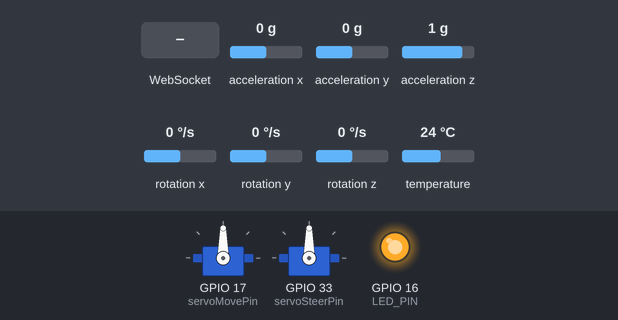
Bench run of a sketch on a simulated ESP32. Shown: 2 × servo, output pins drawn as LEDs (lit = HIGH). Dashed ring = blinking. The inputs (shaded band) are chosen by the test bench; at power-on: acceleration x 0 g, acceleration y 0 g, acceleration z 1 g, rotation x 0 °/s, rotation y 0 °/s, rotation z 0 °/s, temperature 24 °C. WiFi joins after 1.5 s; servers stay silent unless stated; what the sketch prints to the serial monitor is not drawn.

Above: at 2.7 s.
2.8 s: WebSocket text "f" received
At 5.6 s:
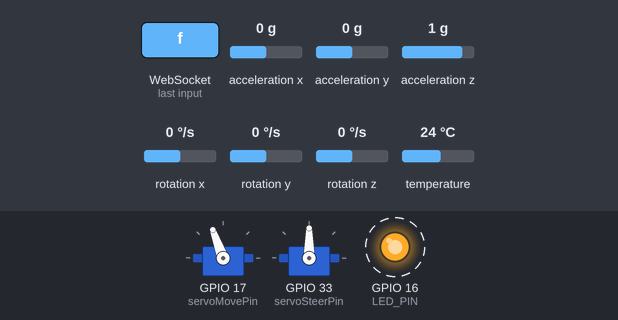
5.8 s: WebSocket text "b" received
At 7.5 s:
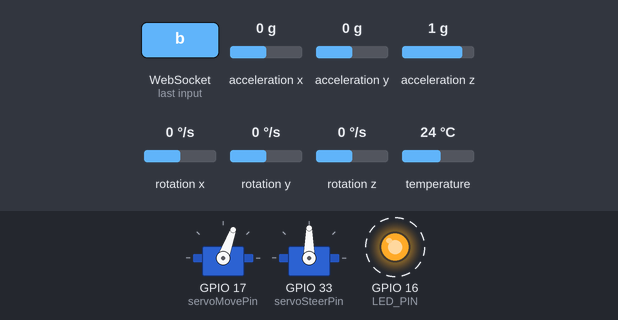
8.8 s: WebSocket text "r" received
At 11.6 s:
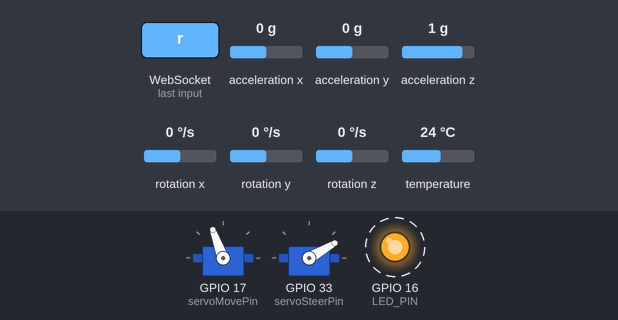
11.8 s: WebSocket text "s" received
At 11.95 s:
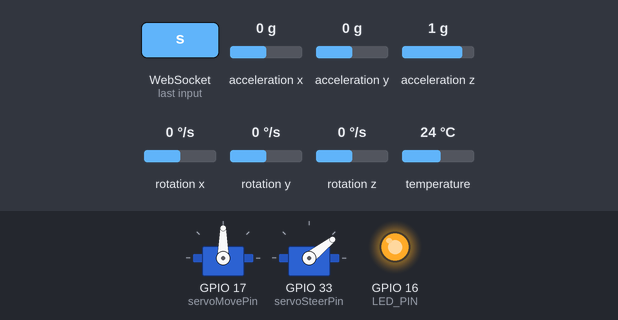
14.5 s: WebSocket text "l" received
At 17.2 s:
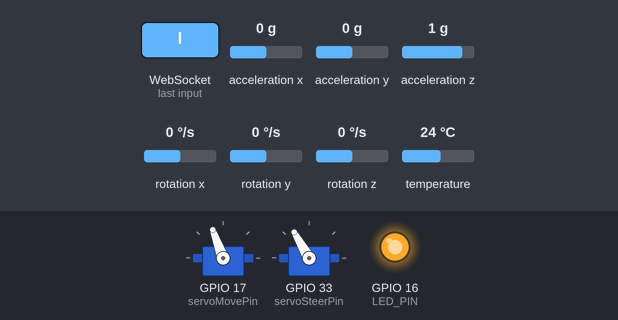
17.5 s: WebSocket text "s" received
At 17.68 s:
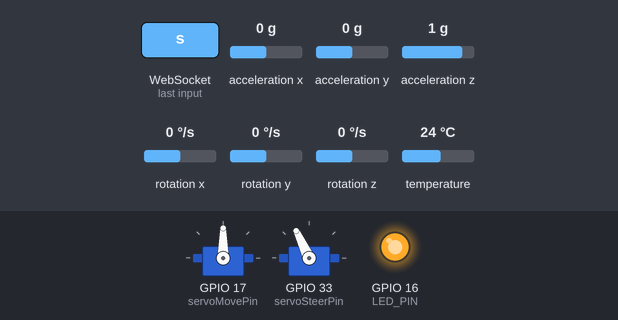
Timing chart, 0 to 20.5 s (numbered marks = the images above; inputs shaded):
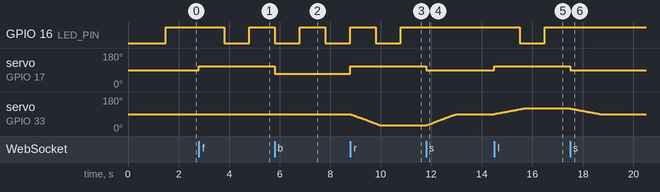

The sketch:

InteractiveV1.INO
```cpp
#include <WiFi.h>
#include <WebSocketsServer.h>
#include <Servo.h>
#include <Adafruit_MPU6050.h>
#include <Adafruit_Sensor.h>
#include <Wire.h>

//Opretter servomotrer, MPU og WebSocketServer
Servo servoMove;
Servo servoSteer;
Adafruit_MPU6050 mpu;
WebSocketsServer webSocket = WebSocketsServer(81);

//Variabler som holder styr på dele af programmet
char first_char; //Benyttes til at skive WebSocket-input ind i
int LEDto = 0; //Holder øje med timing af LED
bool LEDstate = false; //Holder øje med, hvordan LED skal være
int turn = 1; //Holder øje med position af roret (0, 1 eller 2)
int turnValue = 90; //Holder øje med værdi af ror således at den kan bevæge sig langsomt
int servoSteerWait; //Tæller millis for hvor hurtigt roret kan dreje
double compass; //Gemmer kompasretning - normalt fortæller MPU'en kun forskellen
int compassWait; //Tæller millis for hvor hurtigt heading skal sendes

//Info om nettet den skal oprette forbindelse til
const char* ssid = "";
const char* password = "";

//Definere ben komponenter sidder på
#define LED_PIN 16
#define servoMovePin 17
#define servoSteerPin 33

void webSocketEvent(uint8_t num, WStype_t type, uint8_t * payload, size_t length) {
    //Får WebSocket input og bruger switch-case alt efter type. Case'ne er enum typer.
    switch(type) {
        case WStype_DISCONNECTED:

            Serial.printf("[%u] Disconnected!\n", num);
            digitalWrite(LED_PIN,LOW);
            servoMove.write(90);
            servoSteer.write(90);
            break;

        case WStype_CONNECTED:

              IPAddress ip = webSocket.remoteIP(num);
              Serial.printf("[%u] Connected from %d.%d.%d.%d url: %s\n", num, ip[0], ip[1], ip[2], ip[3], payload);
              digitalWrite(LED_PIN,HIGH);
            break;

        case WStype_TEXT:
            first_char = (char)payload[0];
            if (first_char == 'f') {
              Serial.println("Moving forward");
              servoMove.write(110);
              turn = 1;
              LEDstate = true;
            } else if (first_char == 's') {
              Serial.println("Stopping");
              servoMove.write(90);
              turn = 1;
              LEDstate = false;
            } else if (first_char == 'b') {
              Serial.println("Backing up");
              servoMove.write(70);
              turn = 1;
              LEDstate = true;
            } else if (first_char == 'r') {
              Serial.println("Backing up");
              servoMove.write(110);
              turn = 0;
              LEDstate = true;
            } else if (first_char == 'l') {
              Serial.println("Backing up");
              servoMove.write(110);
              turn = 2;
              LEDstate = true;
            } else {
              Serial.println("ABORT");
              servoMove.write(90);
              turn = 1;
              LEDstate = false;
            }
            break;
    }
}

void setup() {
  Serial.begin(9600);

  //LED setup
  pinMode(LED_PIN,OUTPUT);

  //Servo setup
  servoMove.attach(servoMovePin);
  servoSteer.attach(servoSteerPin);
  servoMove.write(90);
  servoSteer.write(90);

  //Starter med at oprette fobindelse til WebSocket-internet
  Serial.print("Connecting to ");
  Serial.println(ssid);
  WiFi.begin(ssid, password);

  //Skriver Serial prikker ind til forbindelsen er oprettet
  while (WiFi.status() != WL_CONNECTED) {
    delay(500);
    Serial.print(".");
  }

  // Print local IP address
  Serial.println("\nWiFi connected - IP address: ");
  Serial.println(WiFi.localIP());

  //Opretter forbindelse til p5.js
  webSocket.begin();
  webSocket.onEvent(webSocketEvent);

  //Opretter forbindelse til MPU
  if (!mpu.begin()) {
    Serial.println("Failed to find MPU6050 chip");
    while (1) {
      delay(10);
    }
  }
  mpu.setAccelerometerRange(MPU6050_RANGE_16_G);
  mpu.setGyroRange(MPU6050_RANGE_250_DEG);
  mpu.setFilterBandwidth(MPU6050_BAND_21_HZ);
}

void LEDController() {
//Styrer LED som blinker, hvis bilen kører, lyser konstant hvis der er forbindelse via WebSocket og ellers slukket
  if (LEDstate) {
    if (millis() >= LEDto) {
      LEDto = millis() + 2000;
    } else if (LEDto - millis() < 1000) {
      digitalWrite(LED_PIN,LOW);
    } else {
      digitalWrite(LED_PIN,HIGH);
    }
  } else {
    digitalWrite(LED_PIN,HIGH);
  }
}

void turnController() {
  //Blødgør at båden ror drejer langsomt og mindre voldsomt
  if (turn == 0 && turnValue > 30 && millis() >= servoSteerWait) {
    turnValue--;
    servoSteerWait = millis() + 20;
  } else if (turn == 1 && turnValue > 90 && millis() >= servoSteerWait) {
    turnValue--;
    servoSteerWait = millis() + 40;
  } else if (turn == 1 && turnValue < 90 && millis() >= servoSteerWait) {
    turnValue++;
    servoSteerWait = millis() + 20;
  } else if (turn == 2 && turnValue < 120 && millis() >= servoSteerWait) {
    turnValue++;
    servoSteerWait = millis() + 40;
  }
  servoSteer.write(turnValue);
}

void compassController() {
  if (millis() >= compassWait) {
    /* Get new sensor events with the readings */
    sensors_event_t a, g, temp;
    mpu.getEvent(&a, &g, &temp);
    compass = compass + g.gyro.z;
    String numberString = String(compass);
    webSocket.broadcastTXT(numberString);
    compassWait = millis() + 10;
  }
}

void loop() {
  //Modtag input hvert loop
  webSocket.loop();

  //Styrer LED
  LEDController();

  //Drejer samt blødgør drej
  turnController();

  //Sender compassinformationer
  compassController();
}
```

Measured:
- after the input at 2.8 s, GPIO 16 (LED_PIN): HIGH → LOW after 1.0 s, → HIGH 1.0 s later; servo on GPIO 17 (servoMovePin): 90° → 110° at once
- after the input at 5.8 s, servo on GPIO 17 (servoMovePin): 110° → 70° at once
- after the input at 8.8 s, servo on GPIO 17 (servoMovePin): 70° → 110° at once; servo on GPIO 33 (servoSteerPin): moves from 90° to 30° over 1.2 s, starting at once
- after the input at 11.8 s, GPIO 16 (LED_PIN): stays HIGH (without the input it goes to LOW after 0.00 s); servo on GPIO 17 (servoMovePin): 110° → 90° at once; servo on GPIO 33 (servoSteerPin): moves from 30° to 90° over 1.2 s, starting at once
- after the input at 14.5 s, GPIO 16 (LED_PIN): HIGH → LOW after 1.0 s, → HIGH 1.0 s later; servo on GPIO 17 (servoMovePin): 90° → 110° at once; servo on GPIO 33 (servoSteerPin): moves from 90° to 120° over 1.2 s, starting at once
- after the input at 17.5 s, GPIO 16 (LED_PIN): stops changing and stays HIGH; servo on GPIO 17 (servoMovePin): 110° → 90° at once; servo on GPIO 33 (servoSteerPin): moves from 120° to 90° over 1.2 s, starting at once
